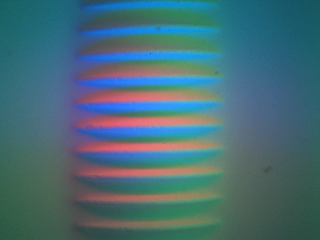
#> input picture immagini/image1.png, 320 x 240 px, found by its file name; its folder holds only this picture in this run
$ python test_preprocessing.py
#> lines starting #> are read from the running program, lines starting #| are printed output that depends on the picture
#> further down, img is the input picture: PIL image 320x240 RGB; mean R, G, B 71.6, 108.7, 118.6
### preprocessing/pad.py
from PIL import Image, ImageOps

def preprocess(img):
    if not isinstance(img, Image.Image):
        img = Image.fromarray(img)
    width, height = img.size
#> width = 320; height = 240
    delta_w = max(224 - width, 0)
#> delta_w = 0
    delta_h = max(224 - height, 0)
#> delta_h = 0
    padding = (delta_w // 2, delta_h // 2, delta_w - (delta_w // 2), delta_h - (delta_h // 2))
#> padding = (0, 0, 0, 0)
    img = ImageOps.expand(img, padding, fill=0)
    return img.resize((224, 224), Image.BILINEAR)
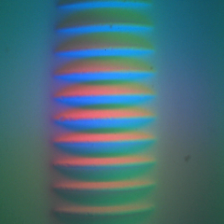
#> returned value: PIL image 224x224 RGB; mean R, G, B 71.6, 108.8, 118.7

### test_preprocessing.py
from PIL import Image
from preprocessing.pad import preprocess  # Cambia qui il metodo da testare
import os

folder = "C:/Users/matilde/Desktop/PROGETTI/tactile_anomaly_detection/immagini"
print("File presenti nella cartella immagini:")
print(os.listdir(folder))

# Percorso corretto del file immagine (non della cartella)
img_path = "C:/Users/matilde/Desktop/PROGETTI/tactile_anomaly_detection/immagini/image1.PNG"

img = Image.open(img_path)
img_proc = preprocess(img)
print("Dimensione immagine processata:", img_proc.size)
#| Dimensione immagine processata: (224, 224)
img_proc.show()  # Mostra l'immagine processata
# img_proc.save("immagine_processata.jpg")  # Salva se vuoi
